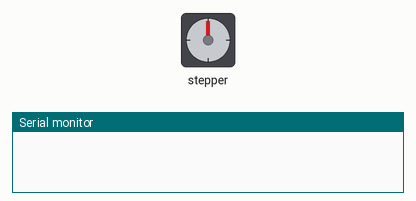
The sketch below on a simulated ESP32. On the bench: stepper motor, the last lines printed to the serial monitor. Wiring (inferred from the names in the program): stepper motor driver (200 steps per turn assumed): step GPIO 27; direction GPIO 26; enable GPIO 19.

Above: at 0.1 s.
At 5.63 s:
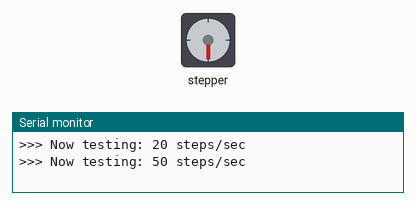
At 22.58 s:
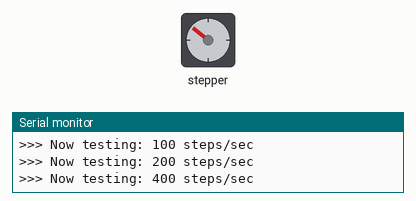
At 39.6 s:
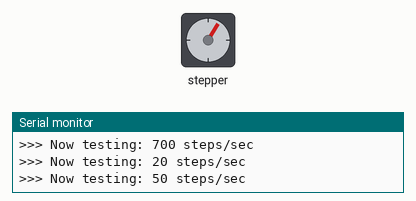
Timing chart, 0 to 40.0 s (numbered marks = the images above):
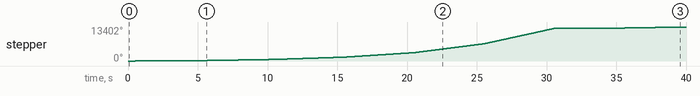

Measured:
- by itself, stepper: keeps turning clockwise at about 339°/s

The sketch:

v3_stepping_discoball.ino
```cpp
// PitchPls! discoball -- RAW diagnostic test (temporary)
//
// Bypasses TMCStepper/UART/AccelStepper entirely -- plain digitalWrite STEP
// pulses, one fixed direction. Purpose: isolate whether the motor "clicks in
// place instead of spinning" symptom is a basic STEP/DIR/EN/motor/power wiring
// problem, independent of UART (known NOT RESPONDING -- see wiki/discoball.md
// and the chat log for the full debugging history).
//
// The driver runs on its power-on-default config here (no current/microstep
// setup applied via software), which is fine for this test -- TMC2209 works
// as a plain STEP/DIR/EN driver with zero UART involvement, same as an A4988.
// MS1/MS2 are wired to GND/GND on the board itself (the only combination of
// the 4 that produced any movement when tested) -- empirically ~16 microsteps
// per full step, confirmed via a slow one-pulse-every-2s test that clicked a
// dominant step every ~16 pulses, insensitive to the current-limit trimpot.
//
// At continuous ~100 steps/sec this produced a periodic "there and back"
// oscillation (DIR is never touched by this code -- confirmed no software
// direction change), which is consistent with stepper motor resonance /
// mid-range instability: a real electromechanical phenomenon where certain
// step rates excite the rotor's natural oscillation, especially on a lightly
// loaded/unloaded shaft (exactly our bench-test condition right now). It's
// usually confined to a narrow speed band -- speeding up or slowing down past
// it typically clears it. So instead of one fixed rate, this sweeps through
// several speeds automatically and reports which one is active, to find
// whether there's a band where it runs clean.
//
// This REPLACES the sine-sweep motion-profile firmware for now. That version
// is backed up at dev_notes/v3_stepping_discoball.sine_sweep.ino.bak (not
// built by PlatformIO -- outside src/) and will be restored once continuous
// rotation is confirmed smooth and reliable.
//
// Wiring assumed (see wiki/discoball.md):
//   STEP -> GPIO27   DIR -> GPIO26   EN -> GPIO19 (active LOW)
//   MS1 -> GND   MS2 -> GND (on the board, not ESP32-controlled)
//   VM + motor GND -> external 12V PSU (USB alone won't power the motor)

#include <Arduino.h>

constexpr uint8_t STEP_PIN = 27;
constexpr uint8_t DIR_PIN  = 26;
constexpr uint8_t EN_PIN   = 19;   // active LOW

// Speeds to sweep through, in steps/sec -- low to high. ~5s spent at each.
constexpr uint32_t TEST_SPEEDS[] = {20, 50, 100, 200, 400, 700};
constexpr uint8_t  NUM_SPEEDS = sizeof(TEST_SPEEDS) / sizeof(TEST_SPEEDS[0]);
constexpr uint32_t SECONDS_PER_SPEED = 5;

void setup() {
  pinMode(STEP_PIN, OUTPUT);
  pinMode(DIR_PIN, OUTPUT);
  pinMode(EN_PIN, OUTPUT);

  digitalWrite(DIR_PIN, HIGH);  // pick one direction
  digitalWrite(EN_PIN, LOW);    // enable driver (active LOW)

  Serial.begin(115200);
  delay(500);
  Serial.println();
  Serial.println("--- Raw STEP/DIR test -- sweeping speeds, looking for a resonance-free band ---");
}

uint8_t  speedIndex = 0;
uint32_t speedStartedMs = 0;
bool     announced = false;

void loop() {
  uint32_t now = millis();

  if (!announced || now - speedStartedMs >= SECONDS_PER_SPEED * 1000) {
    speedIndex = announced ? (speedIndex + 1) % NUM_SPEEDS : 0;
    speedStartedMs = now;
    announced = true;
    Serial.print(">>> Now testing: ");
    Serial.print(TEST_SPEEDS[speedIndex]);
    Serial.println(" steps/sec");
  }

  digitalWrite(STEP_PIN, HIGH);
  delayMicroseconds(20);
  digitalWrite(STEP_PIN, LOW);

  uint32_t intervalUs = 1000000UL / TEST_SPEEDS[speedIndex];
  delayMicroseconds(intervalUs > 20 ? intervalUs - 20 : intervalUs);
}
```
